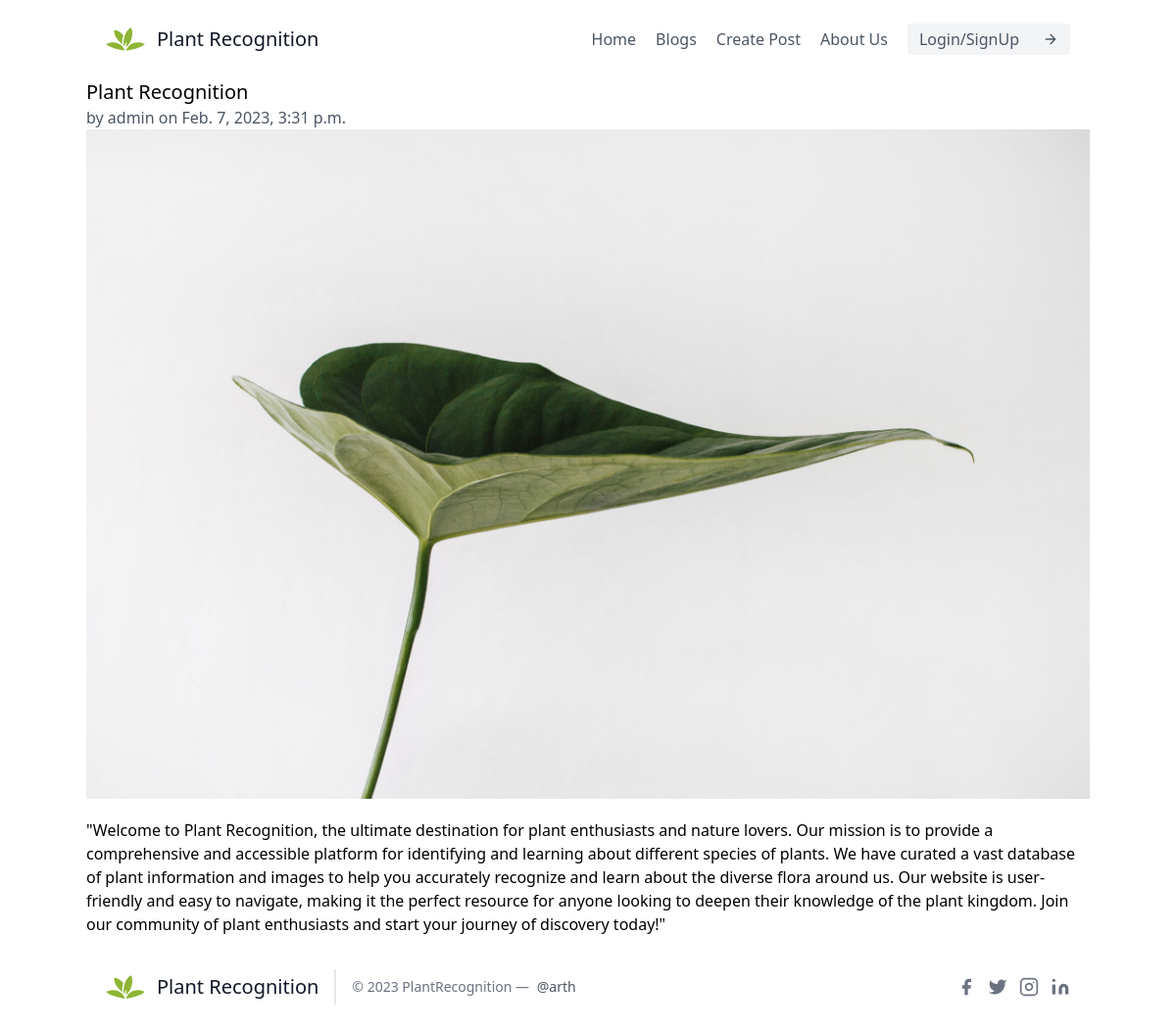
/4, run on the app's committed database.
### myapp/models.py (models this page shows, shortened)
class BlogPost(models.Model):
    title = models.CharField(max_length=200)
    content = models.TextField()
    author = models.ForeignKey(User, on_delete=models.SET_NULL, null=True)
    image = models.ImageField(upload_to='blog_images', blank=True, null=True)
    date_created = models.DateTimeField(auto_now_add=True)

### myapp/views.py (the view)
# urls.py: path('<int:pk>', views.blog_detail, name='blog_detail'),
def blog_detail(request, pk):
    post = BlogPost.objects.get(pk=pk)
    return render(request, 'blog_detail.html', {'post': post})

### templates/blog_detail.html
{% extends 'base.html' %}
{% block content %}
  <div class="container mx-auto">
    <h3 class="text-xl font-medium">{{ post.title }}</h3>
    <p class="text-gray-600">by {{ post.author.username }} on {{ post.date_created }}</p>
    {% if post.image %}
    <img src="{{ MEDIA_URL }}{{ post.image }}" alt="{{ post.title }} image">
    {% endif %}
    <p class="my-5">{{ post.content|linebreaks }}</p>
</div>
{% endblock %}

### templates/base.html (shortened to what this page needs)
<!DOCTYPE html>
<html lang="en">
<head>
    <script src="https://cdn.tailwindcss.com"></script>
</head>
<body class="h-screen flex flex-col">
    <header class="text-gray-600 body-font">
        <div class="container mx-auto flex flex-wrap p-5 flex-col md:flex-row items-center">
          <a class="flex title-font font-medium items-center text-gray-900 mb-4 md:mb-0" href="{% url 'index' %}">
            <span class="ml-3 text-xl">Plant Recognition</span>
          </a>
          <nav class="md:ml-auto flex flex-wrap items-center text-base justify-center">
            <a class="mr-5 hover:text-gray-900" href="{% url 'index' %}">Home</a>
            <a class="mr-5 hover:text-gray-900" href="{% url 'blog_list' %}">Blogs</a>
            <a class="mr-5 hover:text-gray-900" href="{% url 'create_blog_post' %}">Create Post</a>
            <a class="mr-5 hover:text-gray-900" href="{% url 'about' %}">About Us</a>
          </nav>
          <button class="inline-flex items-center bg-gray-100 border-0 py-1 px-3 focus:outline-none hover:bg-gray-200 rounded text-base mt-4 md:mt-0"><a class="mr-5 hover:text-gray-900" href="{% url 'login' %}">Login/SignUp</a>
            <svg fill="none" stroke="currentColor" stroke-linecap="round" stroke-linejoin="round" stroke-width="2" class="w-4 h-4 ml-1" viewBox="0 0 24 24">
              <path d="M5 12h14M12 5l7 7-7 7"></path>
            </svg>
          </button>
        </div>
      </header>
      {% block content %}{% endblock %}
      <footer class="text-gray-600 body-font">
        <div class="container px-5 py-8 mx-auto flex items-center sm:flex-row flex-col">
          <a class="flex title-font font-medium items-center md:justify-start justify-center text-gray-900" href="{% url 'index' %}">
            <span class="ml-3 text-xl">Plant Recognition</span>
          </a>
          <p class="text-sm text-gray-500 sm:ml-4 sm:pl-4 sm:border-l-2 sm:border-gray-200 sm:py-2 sm:mt-0 mt-4">© 2023 PlantRecognition —
            <a href="https://twitter.com/knyttneve" class="text-gray-600 ml-1" rel="noopener noreferrer" target="_blank">@arth</a>
          </p>
          <span class="inline-flex sm:ml-auto sm:mt-0 mt-4 justify-center sm:justify-start">
            <a class="text-gray-500">
              <svg fill="currentColor" stroke-linecap="round" stroke-linejoin="round" stroke-width="2" class="w-5 h-5" viewBox="0 0 24 24">
                <path d="M18 2h-3a5 5 0 00-5 5v3H7v4h3v8h4v-8h3l1-4h-4V7a1 1 0 011-1h3z"></path>
              </svg>
            </a>
            <a class="ml-3 text-gray-500">
              <svg fill="currentColor" stroke-linecap="round" stroke-linejoin="round" stroke-width="2" class="w-5 h-5" viewBox="0 0 24 24">
                <path d="M23 3a10.9 10.9 0 01-3.14 1.53 4.48 4.48 0 00-7.86 3v1A10.66 10.66 0 013 4s-4 9 5 13a11.64 11.64 0 01-7 2c9 5 20 0 20-11.5a4.5 4.5 0 00-.08-.83A7.72 7.72 0 0023 3z"></path>
              </svg>
            </a>
            <a class="ml-3 text-gray-500">
              <svg fill="none" stroke="currentColor" stroke-linecap="round" stroke-linejoin="round" stroke-width="2" class="w-5 h-5" viewBox="0 0 24 24">
                <rect width="20" height="20" x="2" y="2" rx="5" ry="5"></rect>
                <path d="M16 11.37A4 4 0 1112.63 8 4 4 0 0116 11.37zm1.5-4.87h.01"></path>
              </svg>
            </a>
            <a class="ml-3 text-gray-500">
              <svg fill="currentColor" stroke="currentColor" stroke-linecap="round" stroke-linejoin="round" stroke-width="0" class="w-5 h-5" viewBox="0 0 24 24">
                <path stroke="none" d="M16 8a6 6 0 016 6v7h-4v-7a2 2 0 00-2-2 2 2 0 00-2 2v7h-4v-7a6 6 0 016-6zM2 9h4v12H2z"></path>
                <circle cx="4" cy="4" r="2" stroke="none"></circle>
              </svg>
            </a>
          </span>
        </div>
      </footer>
</body>
</html>

### data on the page
BlogPost: title "Plant Recognition", author.username "admin", date_created "Feb. 7, 2023, 3:31 p.m.", image (picture), content "\"Welcome to Plant Recognition, the ultimate destination for plant enthusiasts and nature lovers. Our mission is to provide a comprehensive and accessible platform for identifying and learning about different species of plants. We have curated a vast database of plant information and images to help you accurately recognize and learn about the diverse flora around us. Our website is user-friendly and easy to navigate, making it the perfect resource for anyone looking to deepen their knowledge of the plant kingdom. Join our community of plant enthusiasts and start your journey of discovery today!\""
